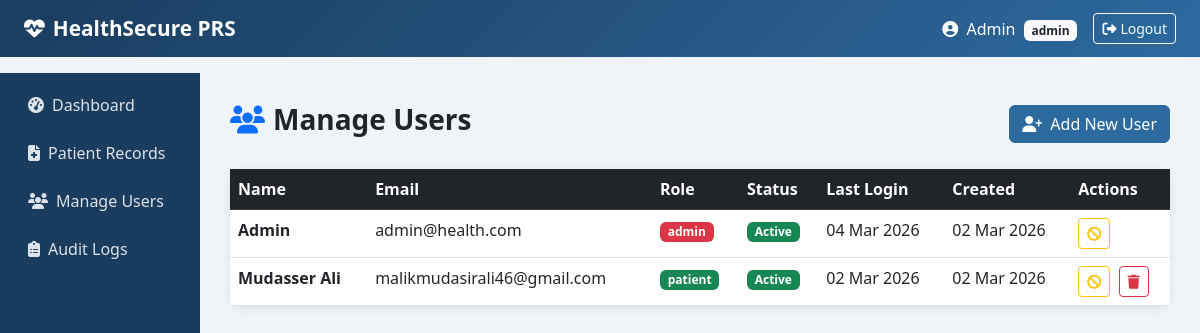
/admin/manage-users (signed in), run on an earlier commit of the app's database.
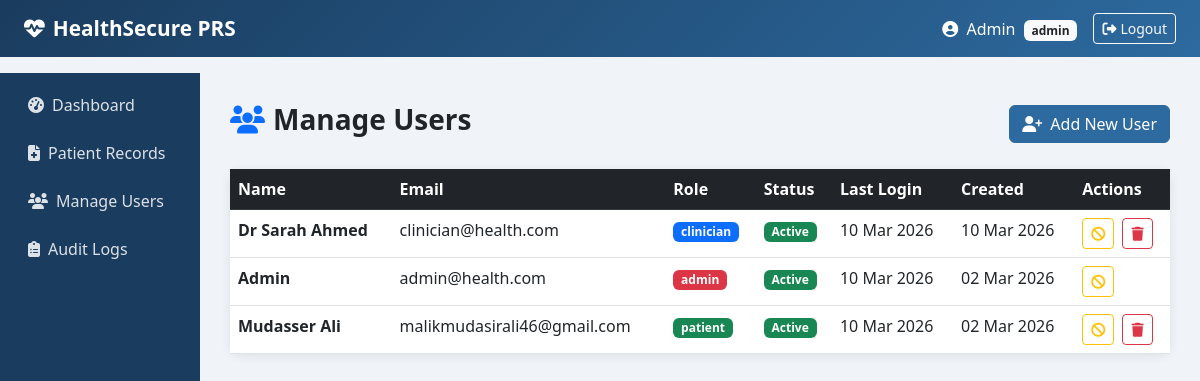
And on a later commit of the database.
### models.py (models this page shows, shortened)
class User(UserMixin, db.Model):
    __tablename__ = 'users'
    id = db.Column(db.Integer, primary_key=True)
    full_name = db.Column(db.String(100), nullable=False)
    email = db.Column(db.String(120), unique=True, nullable=False)
    password_hash = db.Column(db.String(255), nullable=False)
    role = db.Column(db.String(20), nullable=False, default='patient')
    is_active = db.Column(db.Boolean, default=True)
    created_at = db.Column(db.DateTime, default=datetime.utcnow)
    last_login = db.Column(db.DateTime, nullable=True)

### routes/admin.py (the view)
@admin_bp.route('/manage-users')
@login_required
@admin_required
def manage_users():
    users = User.query.order_by(User.created_at.desc()).all()
    return render_template('admin/manage_users.html', users=users)

### extensions.py (called while the page is built)
@login_manager.user_loader
def load_user(user_id):
    from models import User
    return User.query.get(int(user_id))

### routes/admin.py (called while the page is built)
def admin_required(f):
    from functools import wraps
    @wraps(f)
    def decorated(*args, **kwargs):
        if current_user.role != 'admin':
            flash('Admin access required.', 'danger')
            return redirect(url_for('auth.dashboard'))
        return f(*args, **kwargs)
    return decorated

### templates/admin/manage_users.html (shortened to what this page needs)
{% extends 'shared/base.html' %}
{% block content %}
<div class="d-flex justify-content-between align-items-center mb-4">
    <h3 class="fw-bold">
        <i class="fas fa-users me-2 text-primary"></i>Manage Users
    </h3>
    <a href="{{ url_for('auth.register') }}" class="btn btn-primary">
        <i class="fas fa-user-plus me-2"></i>Add New User
    </a>
</div>
<div class="card">
    <div class="table-responsive">
        <table class="table table-hover mb-0">
            <thead class="table-dark">
                <tr>
                    <th>Name</th>
                    <th>Email</th>
                    <th>Role</th>
                    <th>Status</th>
                    <th>Last Login</th>
                    <th>Created</th>
                    <th>Actions</th>
                </tr>
            </thead>
            <tbody>
                {% for user in users %}
                <tr>
                    <td class="fw-semibold">{{ user.full_name }}</td>
                    <td>{{ user.email }}</td>
                    <td>
                        <span class="badge bg-{{
                            'danger' if user.role == 'admin'
                            else 'primary' if user.role == 'clinician'
                            else 'success' }}">
                            {{ user.role }}
                        </span>
                    </td>
                    <td>
                        <span class="badge bg-{{ 'success' if user.is_active else 'secondary' }}">
                            {{ 'Active' if user.is_active else 'Inactive' }}
                        </span>
                    </td>
                    <td>{{ user.last_login.strftime('%d %b %Y') if user.last_login else 'Never' }}</td>
                    <td>{{ user.created_at.strftime('%d %b %Y') if user.created_at else '—' }}</td>
                    <td>
                        <a href="{{ url_for('admin.toggle_user', user_id=user.id) }}"
                           class="btn btn-sm btn-outline-{{ 'warning' if user.is_active else 'success' }} me-1"
                           title="{{ 'Deactivate User' if user.is_active else 'Activate User' }}"
                           data-bs-toggle="tooltip"
                           onclick="return confirm('{{ 'Deactivate' if user.is_active else 'Activate' }} this user?')">
                          <i class="fas fa-{{ 'ban' if user.is_active else 'check' }}"></i>
                        </a>
                        {% if user.id != current_user.id %}
                       <a href="{{ url_for('admin.delete_user', user_id=user.id) }}"
                          class="btn btn-sm btn-outline-danger"
                          title="Delete User Permanently"
                          data-bs-toggle="tooltip"
                          onclick="return confirm('Permanently delete this user?')">
                         <i class="fas fa-trash"></i>
                       </a>
                        {% endif %}
                    </td>
                </tr>
                {% endfor %}
            </tbody>
        </table>
    </div>
</div>
{% endblock %}

### templates/shared/base.html (shortened to what this page needs)
<!DOCTYPE html>
<html lang="en">
<head>
    <link href="https://cdn.jsdelivr.net/npm/bootstrap@5.3.0/dist/css/bootstrap.min.css" rel="stylesheet">
    <link href="https://cdnjs.cloudflare.com/ajax/libs/font-awesome/6.4.0/css/all.min.css" rel="stylesheet">
</head>
<body>
<nav class="navbar navbar-expand-lg">
    <div class="container-fluid px-4">
        <a class="navbar-brand" href="#">
            <i class="fas fa-heartbeat me-2"></i>HealthSecure PRS
        </a>
        {% if current_user.is_authenticated %}
        <div class="ms-auto d-flex align-items-center">
            <span class="text-white me-3">
                <i class="fas fa-user-circle me-1"></i>
                {{ current_user.full_name }}
                <span class="badge bg-light text-dark ms-1">{{ current_user.role }}</span>
            </span>
            <a href="{{ url_for('auth.logout') }}" class="btn btn-outline-light btn-sm">
                <i class="fas fa-sign-out-alt me-1"></i>Logout
            </a>
        </div>
        {% endif %}
    </div>
</nav>
{% if current_user.is_authenticated %}
<div class="container-fluid">
    <div class="row">
        <div class="col-md-2 p-0 sidebar">
            <nav class="nav flex-column mt-2">
                {% if current_user.role == 'admin' %}
                    <a class="nav-link" href="{{ url_for('admin.dashboard') }}"><i class="fas fa-tachometer-alt me-2"></i>Dashboard</a>
                    <a class="nav-link" href="{{ url_for('records.list_records') }}"><i class="fas fa-file-medical me-2"></i>Patient Records</a>
                    <a class="nav-link" href="{{ url_for('admin.manage_users') }}"><i class="fas fa-users me-2"></i>Manage Users</a>
                    <a class="nav-link" href="{{ url_for('admin.audit_logs') }}"><i class="fas fa-clipboard-list me-2"></i>Audit Logs</a>
                {% endif %}
            </nav>
        </div>
        <div class="col-md-10 main-content">
            {% block content %}{% endblock %}
        </div>
    </div>
</div>
{% endif %}
</body>
</html>

What changed in the data, as far as the page shows it:
changed User "Admin": last_login "04 Mar 2026" → "10 Mar 2026"
added User: full_name "Dr Sarah Ahmed", email "clinician@health.com", role "clinician", is_active "Active", last_login "10 Mar 2026", created_at "10 Mar 2026"
changed User "Mudasser Ali": last_login "02 Mar 2026" → "10 Mar 2026"
